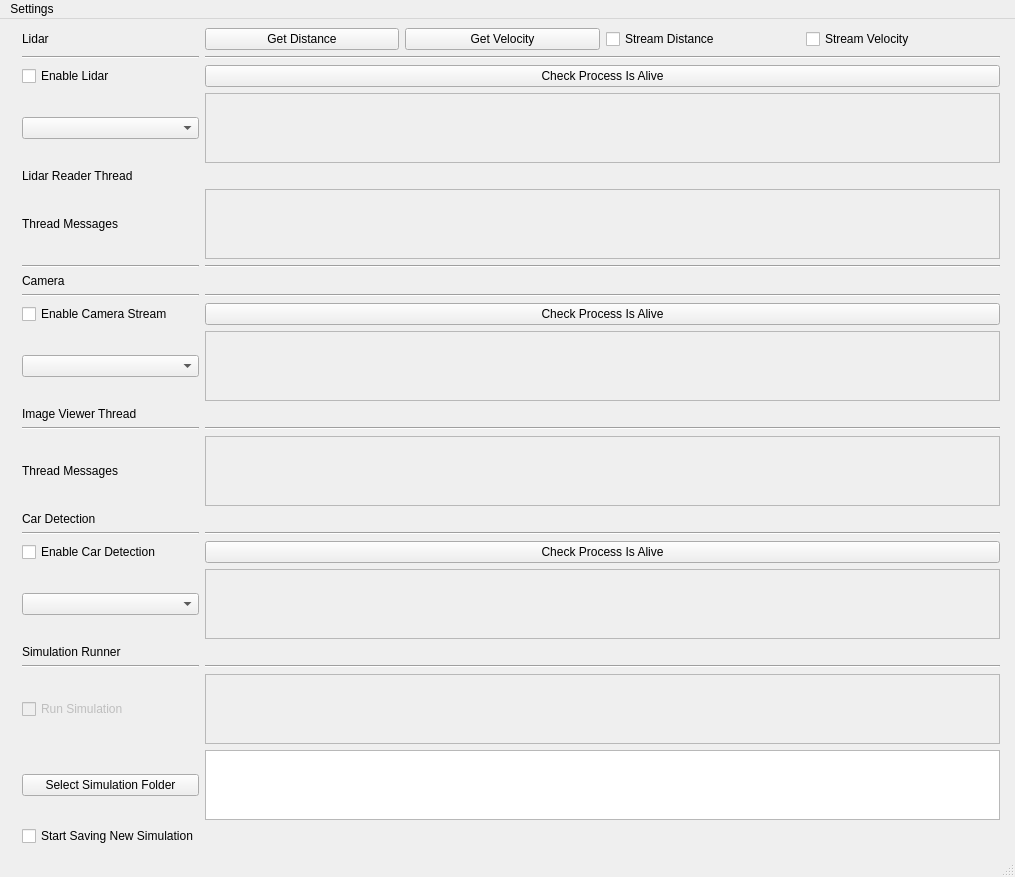
<?xml version="1.0" encoding="UTF-8"?>
<ui version="4.0">
 <class>MainWindow</class>
 <widget class="QMainWindow" name="MainWindow">
  <property name="geometry">
   <rect>
    <x>0</x>
    <y>0</y>
    <width>1015</width>
    <height>870</height>
   </rect>
  </property>
  <property name="maximumSize">
   <size>
    <width>16777215</width>
    <height>16777215</height>
   </size>
  </property>
  <property name="windowTitle">
   <string>MainWindow</string>
  </property>
  <widget class="QWidget" name="centralwidget">
   <property name="sizePolicy">
    <sizepolicy hsizetype="Preferred" vsizetype="Preferred">
     <horstretch>0</horstretch>
     <verstretch>0</verstretch>
    </sizepolicy>
   </property>
   <layout class="QHBoxLayout" name="horizontalLayout">
    <item>
     <widget class="QLabel" name="imageViewer">
      <property name="minimumSize">
       <size>
        <width>0</width>
        <height>0</height>
       </size>
      </property>
      <property name="autoFillBackground">
       <bool>false</bool>
      </property>
      <property name="text">
       <string/>
      </property>
     </widget>
    </item>
    <item>
     <layout class="QGridLayout" name="gridLayout">
      <item row="12" column="1">
       <widget class="Line" name="line_4">
        <property name="orientation">
         <enum>Qt::Horizontal</enum>
        </property>
       </widget>
      </item>
      <item row="14" column="1">
       <widget class="QTextEdit" name="imageViewerTextEdit">
        <property name="enabled">
         <bool>false</bool>
        </property>
       </widget>
      </item>
      <item row="12" column="0">
       <widget class="Line" name="line_8">
        <property name="orientation">
         <enum>Qt::Horizontal</enum>
        </property>
       </widget>
      </item>
      <item row="10" column="0">
       <widget class="QComboBox" name="cameraSelection"/>
      </item>
      <item row="23" column="2">
       <widget class="Line" name="line_10">
        <property name="orientation">
         <enum>Qt::Horizontal</enum>
        </property>
       </widget>
      </item>
      <item row="23" column="0">
       <widget class="Line" name="line_9">
        <property name="orientation">
         <enum>Qt::Horizontal</enum>
        </property>
       </widget>
      </item>
      <item row="8" column="0">
       <widget class="Line" name="line_2">
        <property name="orientation">
         <enum>Qt::Horizontal</enum>
        </property>
       </widget>
      </item>
      <item row="7" column="0">
       <widget class="QLabel" name="cameraTitle">
        <property name="text">
         <string>Camera</string>
        </property>
       </widget>
      </item>
      <item row="3" column="0">
       <widget class="QComboBox" name="lidarSelection"/>
      </item>
      <item row="15" column="0">
       <widget class="QLabel" name="carDetectionTitle">
        <property name="text">
         <string>Car Detection</string>
        </property>
       </widget>
      </item>
      <item row="17" column="0">
       <widget class="QCheckBox" name="carDetectionEnableCheckBox">
        <property name="text">
         <string>Enable Car Detection</string>
        </property>
       </widget>
      </item>
      <item row="18" column="0">
       <widget class="QComboBox" name="carDetectionSelection"/>
      </item>
      <item row="9" column="0">
       <widget class="QCheckBox" name="cameraEnableCheckBox">
        <property name="text">
         <string>Enable Camera Stream</string>
        </property>
       </widget>
      </item>
      <item row="16" column="0">
       <widget class="Line" name="line_3">
        <property name="orientation">
         <enum>Qt::Horizontal</enum>
        </property>
       </widget>
      </item>
      <item row="2" column="1">
       <widget class="QPushButton" name="lidarCheckProcessButton">
        <property name="text">
         <string>Check Process Is Alive</string>
        </property>
       </widget>
      </item>
      <item row="24" column="0">
       <widget class="QCheckBox" name="simulationRunSimulation">
        <property name="enabled">
         <bool>false</bool>
        </property>
        <property name="text">
         <string>Run Simulation</string>
        </property>
       </widget>
      </item>
      <item row="18" column="1">
       <widget class="QTextEdit" name="carDetectionTextEdit">
        <property name="enabled">
         <bool>false</bool>
        </property>
       </widget>
      </item>
      <item row="1" column="1">
       <widget class="Line" name="line_7">
        <property name="orientation">
         <enum>Qt::Horizontal</enum>
        </property>
       </widget>
      </item>
      <item row="25" column="0">
       <widget class="QPushButton" name="simulationSelectFolder">
        <property name="text">
         <string>Select Simulation Folder</string>
        </property>
       </widget>
      </item>
      <item row="22" column="0">
       <widget class="QLabel" name="simulationTitle">
        <property name="text">
         <string>Simulation Runner</string>
        </property>
       </widget>
      </item>
      <item row="3" column="1">
       <widget class="QTextEdit" name="lidarTextEdit">
        <property name="enabled">
         <bool>false</bool>
        </property>
        <property name="sizePolicy">
         <sizepolicy hsizetype="Expanding" vsizetype="Expanding">
          <horstretch>0</horstretch>
          <verstretch>0</verstretch>
         </sizepolicy>
        </property>
       </widget>
      </item>
      <item row="0" column="0">
       <widget class="QLabel" name="lidarTitle">
        <property name="text">
         <string>Lidar</string>
        </property>
       </widget>
      </item>
      <item row="8" column="1">
       <widget class="Line" name="line_6">
        <property name="orientation">
         <enum>Qt::Horizontal</enum>
        </property>
       </widget>
      </item>
      <item row="16" column="1">
       <widget class="Line" name="line_5">
        <property name="orientation">
         <enum>Qt::Horizontal</enum>
        </property>
       </widget>
      </item>
      <item row="25" column="1">
       <widget class="QTextEdit" name="simulationFolderSelectedTextEdit">
        <property name="enabled">
         <bool>true</bool>
        </property>
       </widget>
      </item>
      <item row="9" column="1">
       <widget class="QPushButton" name="cameraCheckProcessButton">
        <property name="text">
         <string>Check Process Is Alive</string>
        </property>
       </widget>
      </item>
      <item row="23" column="1">
       <widget class="Line" name="line_11">
        <property name="orientation">
         <enum>Qt::Horizontal</enum>
        </property>
       </widget>
      </item>
      <item row="17" column="1">
       <widget class="QPushButton" name="carDetectionCheckProcessButton_2">
        <property name="text">
         <string>Check Process Is Alive</string>
        </property>
       </widget>
      </item>
      <item row="1" column="0">
       <widget class="Line" name="line">
        <property name="orientation">
         <enum>Qt::Horizontal</enum>
        </property>
       </widget>
      </item>
      <item row="2" column="0">
       <widget class="QCheckBox" name="lidarEnableCheckBox">
        <property name="text">
         <string>Enable Lidar</string>
        </property>
       </widget>
      </item>
      <item row="10" column="1">
       <widget class="QTextEdit" name="cameraTextEdit">
        <property name="enabled">
         <bool>false</bool>
        </property>
       </widget>
      </item>
      <item row="24" column="1">
       <widget class="QTextEdit" name="simulationTextEdit">
        <property name="enabled">
         <bool>false</bool>
        </property>
       </widget>
      </item>
      <item row="14" column="0">
       <widget class="QLabel" name="imageViewerLabel">
        <property name="text">
         <string>Thread Messages</string>
        </property>
       </widget>
      </item>
      <item row="5" column="1">
       <widget class="QTextEdit" name="lidarReaderTextEdit">
        <property name="enabled">
         <bool>false</bool>
        </property>
       </widget>
      </item>
      <item row="5" column="0">
       <widget class="QLabel" name="lidarReaderLabel">
        <property name="text">
         <string>Thread Messages</string>
        </property>
       </widget>
      </item>
      <item row="11" column="0">
       <widget class="QLabel" name="imageViewerTitle">
        <property name="text">
         <string>Image Viewer Thread</string>
        </property>
       </widget>
      </item>
      <item row="4" column="0">
       <widget class="QLabel" name="lidarReaderTitle">
        <property name="text">
         <string>Lidar Reader Thread</string>
        </property>
       </widget>
      </item>
      <item row="6" column="1">
       <widget class="Line" name="line_13">
        <property name="orientation">
         <enum>Qt::Horizontal</enum>
        </property>
       </widget>
      </item>
      <item row="6" column="0">
       <widget class="Line" name="line_12">
        <property name="orientation">
         <enum>Qt::Horizontal</enum>
        </property>
       </widget>
      </item>
      <item row="26" column="0">
       <widget class="QCheckBox" name="simulationStartSavingNew">
        <property name="text">
         <string>Start Saving New Simulation</string>
        </property>
       </widget>
      </item>
      <item row="0" column="1">
       <layout class="QGridLayout" name="gridLayout_2">
        <item row="0" column="0">
         <widget class="QPushButton" name="lidarGetDistanceButton">
          <property name="text">
           <string>Get Distance</string>
          </property>
         </widget>
        </item>
        <item row="0" column="2">
         <widget class="QCheckBox" name="lidarStreamDistance">
          <property name="text">
           <string>Stream Distance</string>
          </property>
         </widget>
        </item>
        <item row="0" column="1">
         <widget class="QPushButton" name="lidarGetVelocityButton">
          <property name="text">
           <string>Get Velocity</string>
          </property>
         </widget>
        </item>
        <item row="0" column="3">
         <widget class="QCheckBox" name="lidarStreamVelocity">
          <property name="text">
           <string>Stream Velocity</string>
          </property>
         </widget>
        </item>
       </layout>
      </item>
     </layout>
    </item>
   </layout>
  </widget>
  <widget class="QStatusBar" name="statusbar"/>
  <widget class="QMenuBar" name="menubar">
   <property name="geometry">
    <rect>
     <x>0</x>
     <y>0</y>
     <width>1015</width>
     <height>21</height>
    </rect>
   </property>
   <widget class="QMenu" name="menuSettings">
    <property name="title">
     <string>Settings</string>
    </property>
    <addaction name="actionShow_Options"/>
    <addaction name="actionHide_Options"/>
   </widget>
   <addaction name="menuSettings"/>
  </widget>
  <action name="actionShow_Options">
   <property name="text">
    <string>Show Options</string>
   </property>
  </action>
  <action name="actionHide_Options">
   <property name="text">
    <string>Hide Options</string>
   </property>
  </action>
 </widget>
 <resources/>
 <connections/>
</ui>
